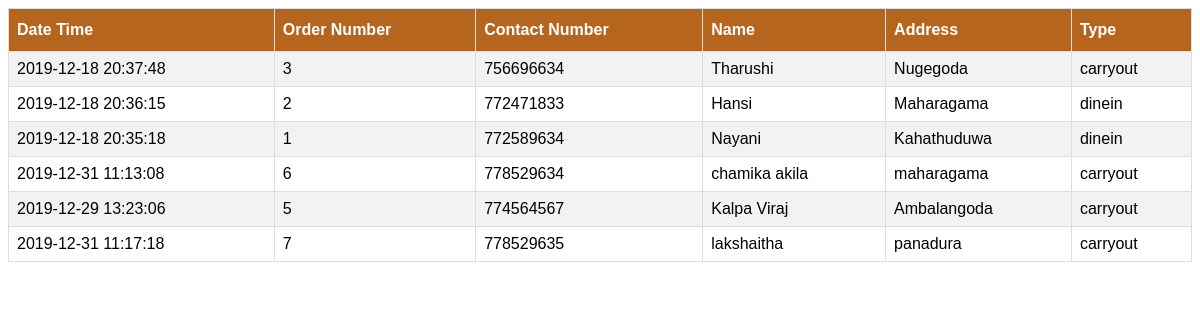
The app's page /record/customers.php with its own data.
### tables this page shows
CREATE TABLE IF NOT EXISTS `customer` (
  `date` datetime DEFAULT current_timestamp(),
  `number` int(11) NOT NULL AUTO_INCREMENT,
  `num` char(10) NOT NULL DEFAULT '',
  `name` varchar(50) DEFAULT NULL,
  `address` varchar(50) DEFAULT NULL,
  `type` varchar(50) DEFAULT NULL,
  PRIMARY KEY (`num`),
  UNIQUE KEY `number` (`number`)
);

### record/customers.php (the view, shortened to what this page needs)
<?php
    include "../db.php";
?>
<html>
<head>
<link rel="stylesheet" href="../css/style2.css">
</head>
<body>
   <form method="post">
                <table align="center" id="customers" >
                     <tr>
                        <th>Date Time</th>
                        <th>Order Number</th>
                        <th>Contact Number</th>
                        <th>Name</th>
                        <th>Address</th>
                        <th>Type</th>
                     </tr>
                <?php
                $query = "SELECT date,number,num,name,address,type from customer";
                $result = mysqli_query($conn, $query);
                while($row = mysqli_fetch_array($result))
                {
                ?>
                    <tr>
                        <td><?php echo $row['date'];?></td>
                        <td><?php echo $row['number'];?></td>
                        <td><?php echo $row['num'];?></td>
                        <td><?php echo $row['name'];?></td>
                        <td><?php echo $row['address'];?></td>
                        <td><?php echo $row['type'];?></td>
                    </tr>
                <?php
                }
                ?>
                </table>
    </form>
</body>
</html>

### css/style2.css (style rules this page uses)
#customers { font-family: "Trebuchet MS", Arial, Helvetica, sans-serif; border-collapse: collapse; width: 100%; }
#customers td, #customers th { border: 1px solid #ddd; padding: 8px; }
#customers tr:nth-child(even) { background-color: #f2f2f2; }
#customers th { padding-top: 12px; padding-bottom: 12px; text-align: left; background-color: #B5651D; color: white; }

### records on screen
customer: date "2019-12-18 20:37:48", number "3", num "756696634", name "Tharushi", address "Nugegoda", type "carryout"
customer: date "2019-12-18 20:36:15", number "2", num "772471833", name "Hansi", address "Maharagama", type "dinein"
customer: date "2019-12-18 20:35:18", number "1", num "772589634", name "Nayani", address "Kahathuduwa", type "dinein"
customer: date "2019-12-31 11:13:08", number "6", num "778529634", name "chamika akila", address "maharagama", type "carryout"
customer: date "2019-12-29 13:23:06", number "5", num "774564567", name "Kalpa Viraj", address "Ambalangoda", type "carryout"
customer: date "2019-12-31 11:17:18", number "7", num "778529635", name "lakshaitha", address "panadura", type "carryout"
